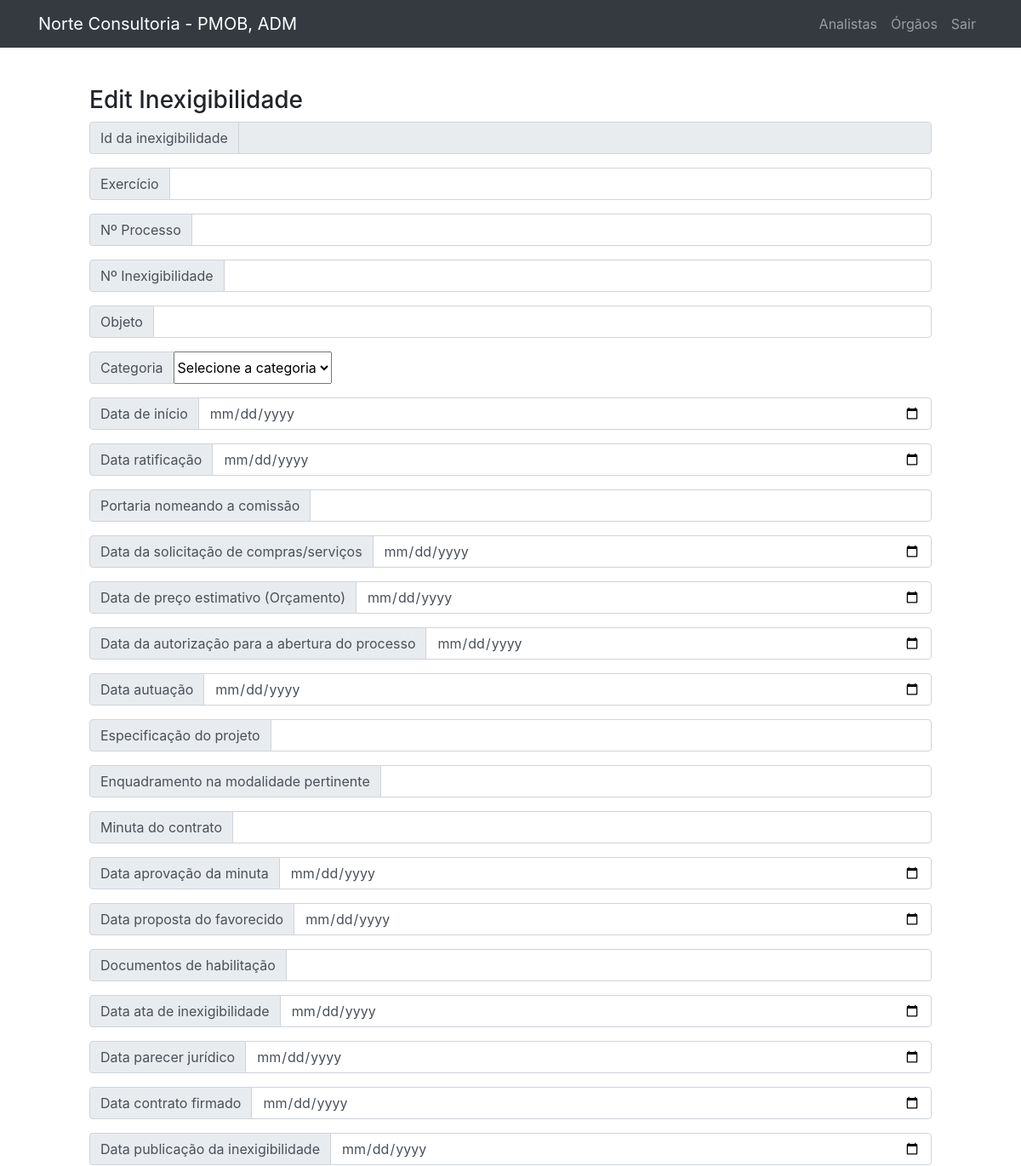
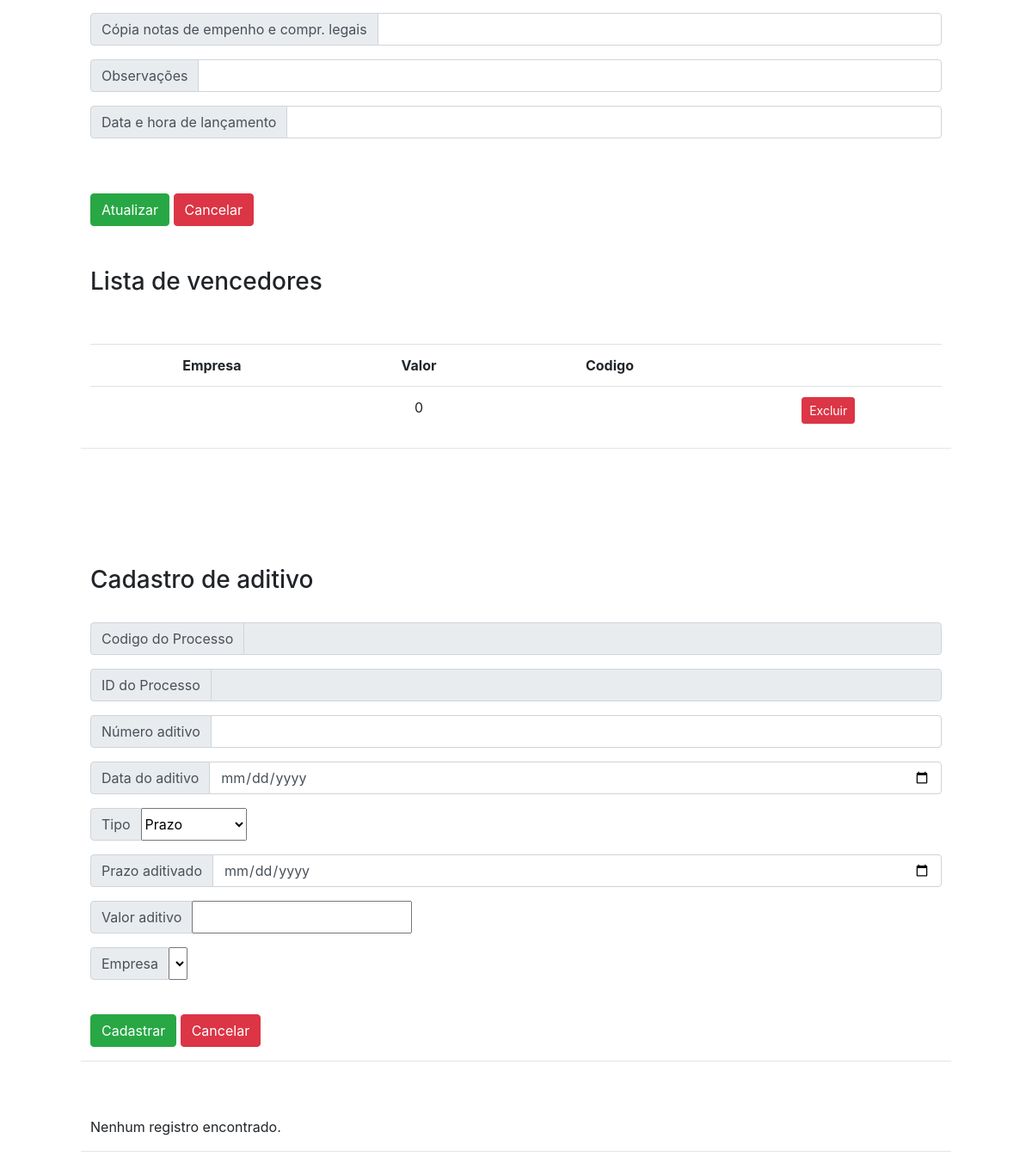
The app's page /public/inexigibilidade/editInexigibilidade.php (signed in) with its own data (2 pictures, top to bottom).
### tables this page shows
CREATE TABLE `vencedor` (
  `id_vencedor` int(11) NOT NULL,
  `nome_empresa` varchar(250) DEFAULT NULL,
  `valor` float DEFAULT NULL,
  `id_processo` int(11) NOT NULL,
  `codigo_processo` varchar(500) NOT NULL
);

CREATE TABLE `orgao_atual` (
  `nome_orgao_atual` varchar(50) NOT NULL,
  `id_orgao_atual` int(11) NOT NULL,
  `exercicio_atual` int(11) DEFAULT NULL
);

CREATE TABLE `usuario` (
  `id_usuario` int(11) NOT NULL,
  `login` varchar(30) NOT NULL,
  `senha` varchar(200) NOT NULL,
  `nome` varchar(100) DEFAULT NULL
);

### public/inexigibilidade/editInexigibilidade.php (the view, shortened to what the rows shown need)
<?php include("../Template/header.php");
include("../../data/connection.php");
    $codigo = $_POST["codigo"];
?>
<html lang="en">
<head>
</head>
<body>
</body>
</html>
    <?php
    include("../vencedor/listVencedor.php");
    ?>
    <?php
    include("../aditivo/createAditivo.php");
    ?>
    <?php
    include("../consideracoes/editConsideracoesDisp.php");
    ?>

### public/Template/header.php (shortened to what the rows shown need)
<?php
include("../../data/connection.php");
?>
<!DOCTYPE html>
<html lang="en">
<head>
  <link rel="stylesheet" href="https://maxcdn.bootstrapcdn.com/bootstrap/4.5.2/css/bootstrap.min.css">
  <link rel="stylesheet" href="../styles/main.css" />
</head>
<?php
$orgao = '';
$firstname='';
if (isset($_SESSION['logado'])) {
  $idu=$_SESSION['logado'];
  $sqlQuery2="SELECT nome FROM usuario where id_usuario=$idu";
  $usuarioatual = $connection->query($sqlQuery2);
  if ($usuarioatual->num_rows > 0) {
    while ($row = $usuarioatual->fetch_assoc()) {
      $user = $row['nome'];
      $pieces = explode(" ", $user);
      $firstname=", ".$pieces[0];
?>
<?php
    }
  }
  $sqlQuery = "SELECT nome_orgao_atual,exercicio_atual FROM orgao_atual where id_orgao_atual=1";
  $orgaoatual = $connection->query($sqlQuery);
  if ($orgaoatual->num_rows > 0) {
    while ($row = $orgaoatual->fetch_assoc()) {
      $orgao = '- ' . $row['nome_orgao_atual'];
?>
<?php
    }
  }
}
?>
<body>
  <nav class="navbar navbar-expand-lg navbar-dark bg-dark fixed-top">
    <div class="container">
      <a class="navbar-brand" href="../home/home.php">Norte Consultoria <?php echo $orgao.$firstname ?></a>
      <div class="collapse navbar-collapse" id="navbarResponsive">
        <ul class="navbar-nav ml-auto">
        </ul>
      </div>
    </div>
  </nav>
  <br>
  <br>
</body>
</html>

### public/vencedor/listVencedor.php (shortened to what the rows shown need)
<?php include("../Template/header.php") ?>
<?php
include("../../data/connection.php");
$sql = "SELECT * FROM vencedor where codigo_processo='$codigo'";
$dadosVencedor = $connection->query($sql);
if ($dadosVencedor->num_rows > 0) {
?>
    <div class="form">
        <div style="margin-left: 100px; margin-right: 100px;" style="text-align: center;">
            <br>
            <br>
            <table class="table" style="text-align: center;">
                <tr>
                    <th>Empresa</th>
                    <th>Valor</th>
                    <th>Codigo</th>
                    <th></th>
                </tr>
                <?php
                while ($exibir = $dadosVencedor->fetch_assoc()) {
                ?>
                    <tr>
                        <td><?php echo $exibir["nome_empresa"] ?></td>
                        <td><?php echo $exibir["valor"] ?></td>
                        <td><?php echo $exibir["codigo_processo"] ?></td>
                        <td>
                            <form name="deletebutton" action="../vencedor/deleteVencedor.php" method="POST">
                                <input type="submit" class="btn btn-danger btn-sm" value="Excluir">
                            </form>
                        </td>
                    </tr>
                <?php
                }
                ?>
            </table>
        </div>
    </div>
<?php
} else {
    ?>
    <div style="margin-left: 100px; margin-right: 100px;" style="text-align: center;">
    <?php
    echo "Nenhum registro encontrado.";
}
?>

### records on screen
vencedor: valor "0"
orgao_atual: nome_orgao_atual "- PMOB"
usuario: nome ", ADM"
